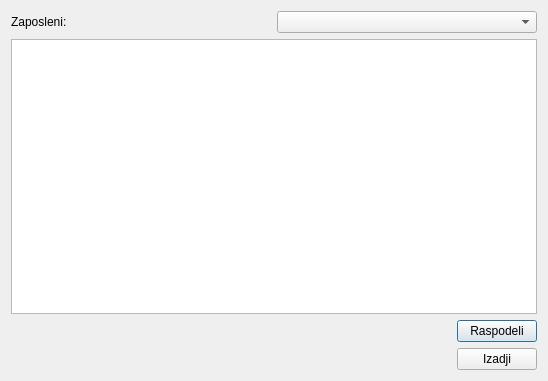
<?xml version="1.0" encoding="UTF-8"?>
<ui version="4.0">
 <class>Raspodeli</class>
 <widget class="QDialog" name="Raspodeli">
  <property name="windowModality">
   <enum>Qt::NonModal</enum>
  </property>
  <property name="geometry">
   <rect>
    <x>0</x>
    <y>0</y>
    <width>548</width>
    <height>381</height>
   </rect>
  </property>
  <property name="windowTitle">
   <string>Raspodela stavki</string>
  </property>
  <layout class="QVBoxLayout" name="verticalLayout">
   <item>
    <layout class="QHBoxLayout" name="horizontalLayout">
     <item>
      <widget class="QLabel" name="label">
       <property name="text">
        <string>Zaposleni:</string>
       </property>
      </widget>
     </item>
     <item>
      <widget class="QComboBox" name="comboZaposleni"/>
     </item>
    </layout>
   </item>
   <item>
    <widget class="QTreeView" name="treeStavke"/>
   </item>
   <item>
    <layout class="QHBoxLayout" name="horizontalLayout_2">
     <item>
      <spacer name="horizontalSpacer">
       <property name="orientation">
        <enum>Qt::Horizontal</enum>
       </property>
       <property name="sizeHint" stdset="0">
        <size>
         <width>40</width>
         <height>20</height>
        </size>
       </property>
      </spacer>
     </item>
     <item>
      <widget class="QPushButton" name="pushButton">
       <property name="text">
        <string>Raspodeli</string>
       </property>
      </widget>
     </item>
    </layout>
   </item>
   <item>
    <layout class="QHBoxLayout" name="horizontalLayout_3">
     <item>
      <spacer name="horizontalSpacer_2">
       <property name="orientation">
        <enum>Qt::Horizontal</enum>
       </property>
       <property name="sizeHint" stdset="0">
        <size>
         <width>40</width>
         <height>20</height>
        </size>
       </property>
      </spacer>
     </item>
     <item>
      <widget class="QPushButton" name="zapamti">
       <property name="text">
        <string>Izadji</string>
       </property>
      </widget>
     </item>
    </layout>
   </item>
  </layout>
 </widget>
 <resources/>
 <connections/>
</ui>
